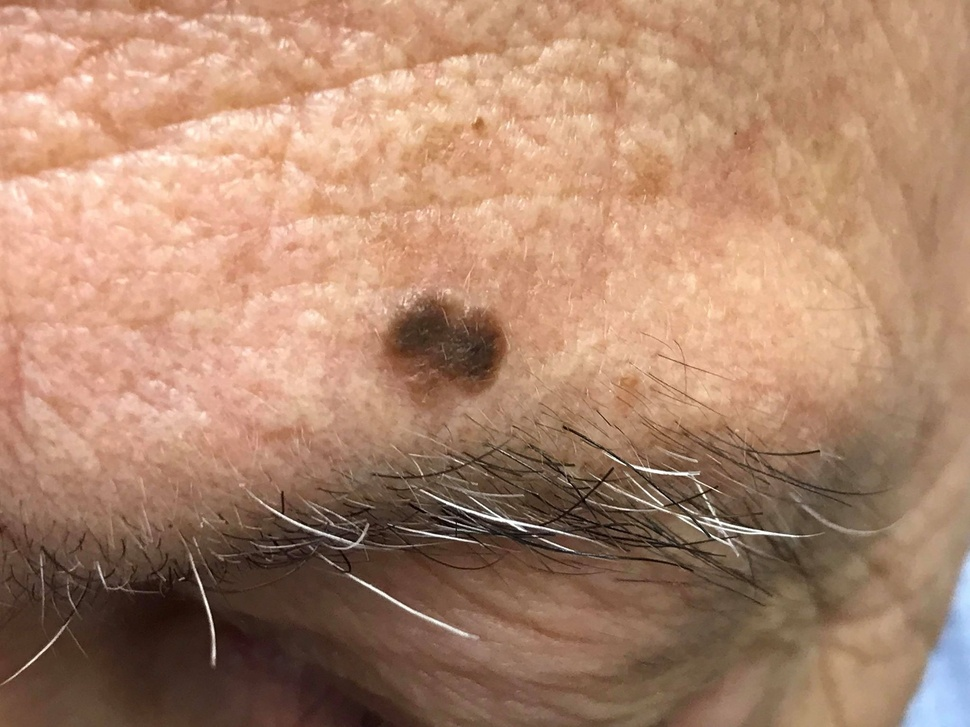
%> input picture Documents/MATLAB/Projet3/U6.jpg, 970 x 727 px, shrunk from 2048 x 1536 before the run
$ octave SegmentationEssai1.m   (GNU Octave 9; MATLAB toolbox functions it lacks are replaced by stand-ins)
%> lines starting %> are read from the running program, lines starting %| are printed output that depends on the picture; in (x1, y1, x2, y2) boxes, pixels count from 0 and x2, y2 are one past the last pixel; in counts of white or black regions, pixels touching at a corner belong together; the program's own positions count from 1
nevus01RGB = imread('U6.jpg');
%> nevus01RGB is the input picture: size 727x970x3 uint8; mean R, G, B 173.2, 133.6, 109


figure, imshow(nevus01RGB);

nevus01GRAY = rgb2gray(nevus01RGB);
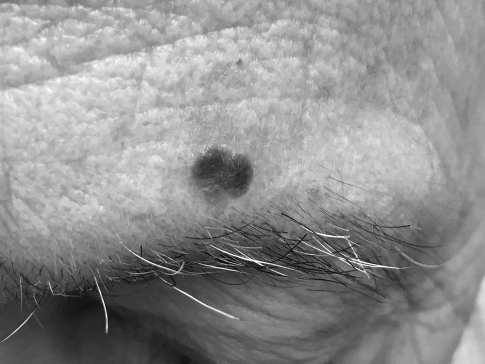
%> nevus01GRAY: size 727x970 uint8 (shown at 1/2 size); min 2, max 255, mean 142.7
%nevus01GRAYContrast = histeq(nevus01GRAY);
inverseGray = uint8(255)-nevus01GRAY;
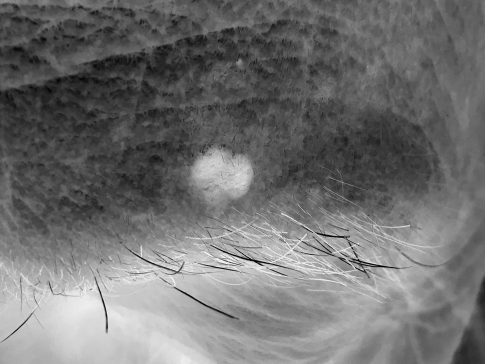
%> inverseGray: size 727x970 uint8 (shown at 1/2 size); min 0, max 253, mean 112.3


%nevus01BW = imbinarize(inverseGray);
nevus01BW = im2bw(inverseGray,0.58);
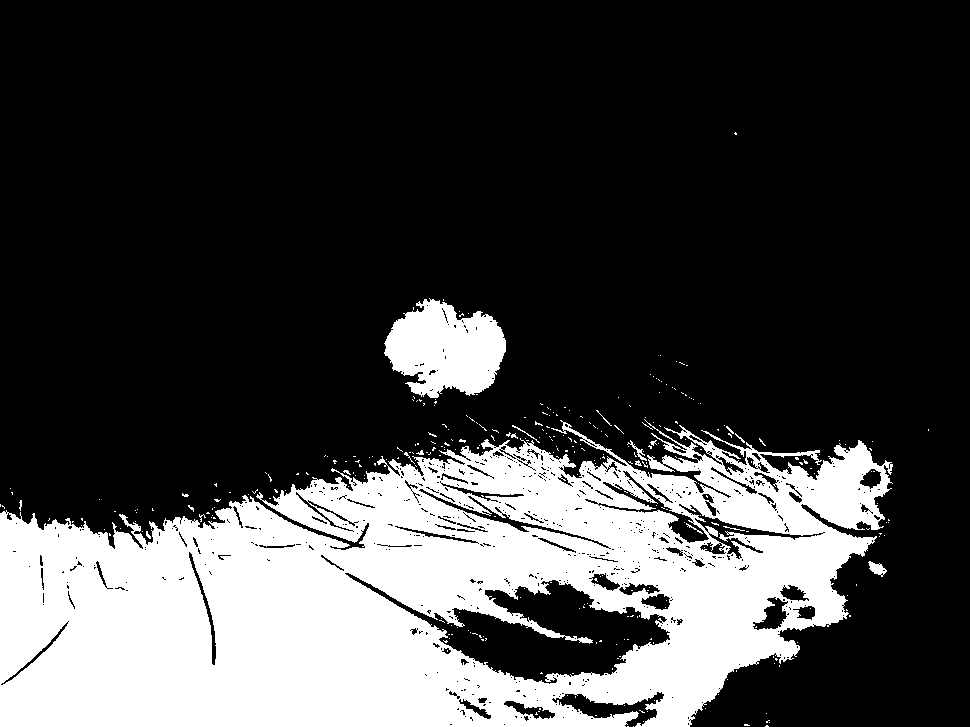
%> nevus01BW: size 727x970 logical; 25.9% white; 323 white regions (306 under 20 px), largest, box (x1, y1, x2, y2) and area: (0, 419, 893, 727) 173072, (384, 298, 506, 398) 8303, (868, 561, 887, 577) 156
figure, imshow(nevus01BW);

figure, imshow(inverseGray);

% remove all object containing fewer than 150 pixels
nevus01BW = bwareaopen(nevus01BW,150);
figure, imshow(nevus01BW);
% fill a gap in the pen's cap
se = strel('disk',2);
nevus01BW = imclose(nevus01BW,se);
%> nevus01BW: size 727x970 logical; 27.1% white; 3 white regions, box (x1, y1, x2, y2) and area: (0, 419, 893, 727) 182532, (384, 298, 506, 398) 8555, (868, 561, 887, 577) 165

figure,imshow(nevus01BW);


Bw_filled = imfill(nevus01BW,'holes');
%> Bw_filled: size 727x970 logical; 29.8% white; 3 white regions, box (x1, y1, x2, y2) and area: (0, 419, 893, 727) 201584, (384, 298, 506, 398) 8555, (868, 561, 887, 577) 165
figure,imshow(Bw_filled);
%%
% Finding boundaries:
[B,L] = bwboundaries(nevus01BW,'noholes');
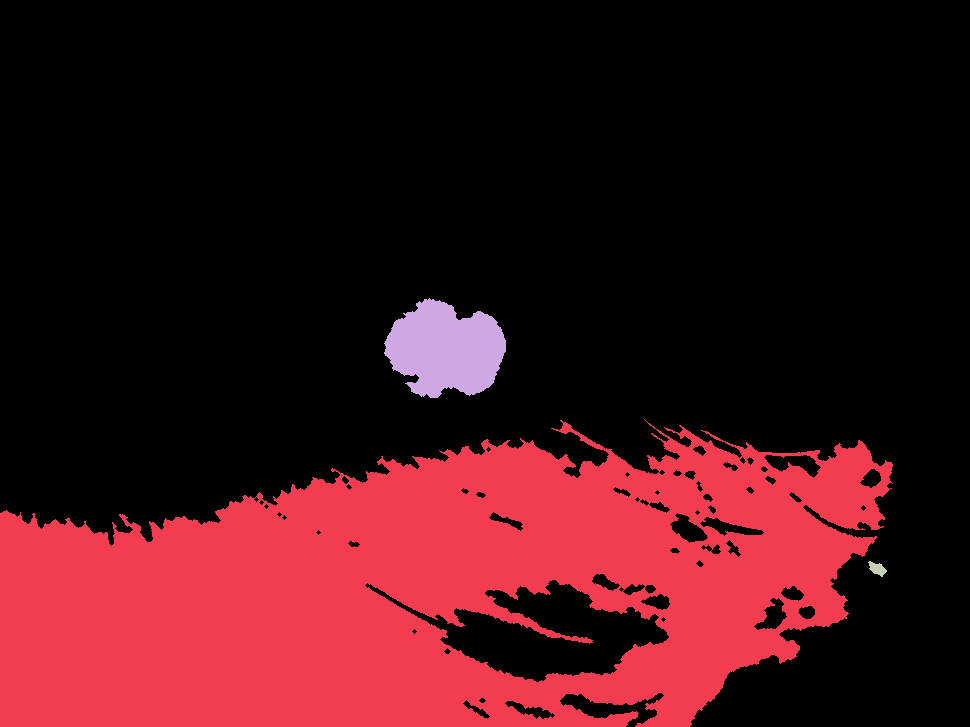
%> L: size 727x970 double; 4 distinct labels, from 0 to 3; one colour per label, 0 black
%> B = 3 boundaries; box (x1, y1, x2, y2) and points: (0, 419, 893, 727) 3550, (384, 298, 506, 398) 374, (868, 561, 887, 577) 45
figure,imshow(nevus01RGB);
% Display the label matrix and draw each boundary
figure,imshow(label2rgb(L, @jet, [.5 .5 .5]))
%> after `imshow(label2rgb(L, @jet, [.5 .5 .5]))`:
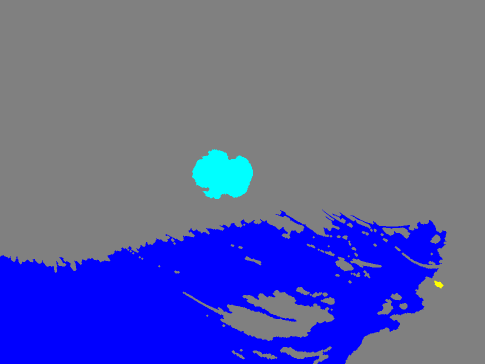
%> displayed picture: size 727x970x3, on the screen's scale of 0 to 255 (shown at 1/2 size); mean R, G, B 93.3, 96.4, 162.4
hold on
for k = 1:length(B)
  boundary = B{k};
  plot(boundary(:,2), boundary(:,1), 'w', 'LineWidth', 2)
end
%> this loop made 3 passes

%%
% Determining circularity index
stats = regionprops(L,'Area','Centroid');
%> stats = 3 regions; Area and Centroid: 182532 [422.5 592.6], 8555 [446.5 350], 165 [877.9 569.4]

threshold = 0.94;

% loop over the boundaries
for k = 1:length(B)

  % obtain (X,Y) boundary coordinates corresponding to label 'k'
  boundary = B{k};

  % compute a simple estimate of the object's perimeter
  delta_sq = diff(boundary).^2;
  perimeter = sum(sqrt(sum(delta_sq,2)));

  % obtain the area calculation corresponding to label 'k'
  area = stats(k).Area;
  area_string = sprintf('%2.2f',area);
  disp(area);

  % compute the roundness metric
  metric = 4*pi*area/perimeter^2;

  % display the results
  metric_string = sprintf('%2.2f',metric);
  disp(metric_string);

  % mark objects above the threshold with a black circle
  if metric > threshold
    centroid = stats(k).Centroid;
    plot(centroid(1),centroid(2),'ko');
  end

  text(boundary(1,2)-35,boundary(1,1)+13,metric_string,'Color','y',...
       'FontSize',14,'FontWeight','bold');

end
%> this loop made 3 passes
%> (perimeter, area, area_string, metric, metric_string) on passes 1 to 3: (4185.6, 182532, '182532.00', 0.131, '0.13'), (457.1, 8555, '8555.00', 0.515, '0.51'), (54.77, 165, '165.00', 0.691, '0.69')
%> (printed output is left out)

title(['Metrics closer to 1 indicate that ',...
       'the object is approximately round']);
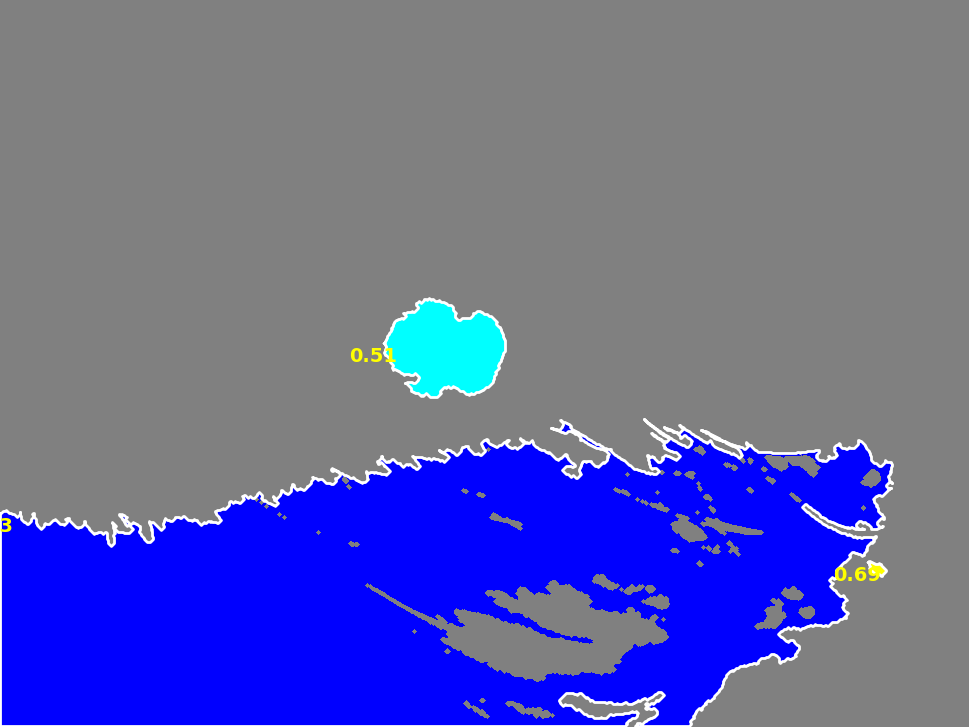
%> figure redrawn from the program's plot data; its title reads 'Metrics closer to 1 indicate that the object is approximately round'

$ run again, with Documents/MATLAB/Projet3/U1.jpg copied over Documents/MATLAB/Projet3/U6.jpg
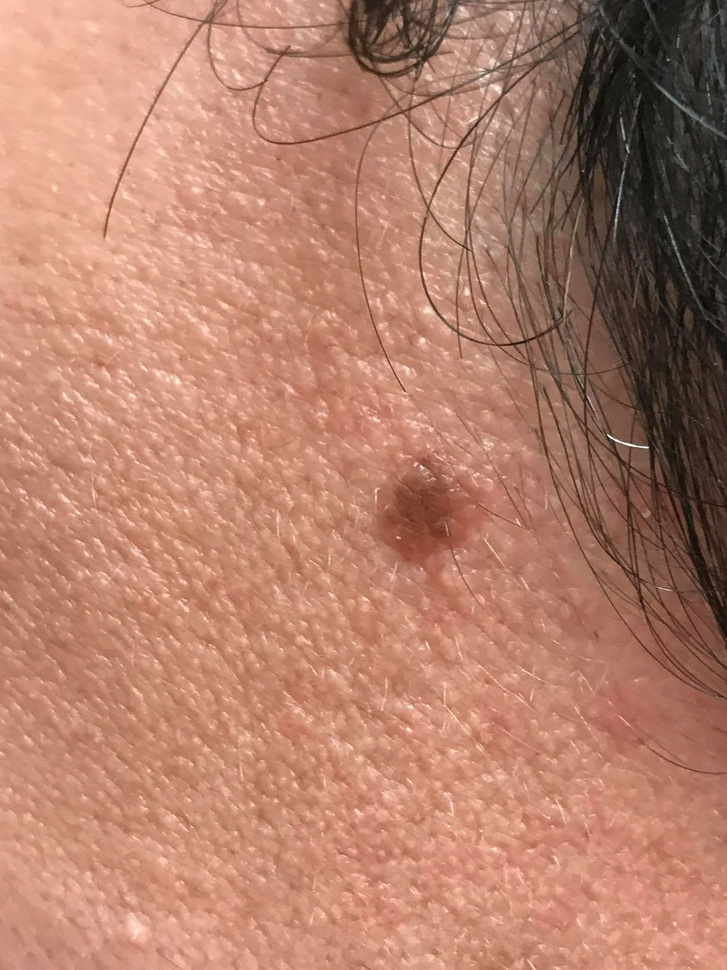
%> input picture Documents/MATLAB/Projet3/U1.jpg, 727 x 970 px, shrunk from 1536 x 2048 before the run
%> nevus01RGB is the input picture: size 970x727x3 uint8; mean R, G, B 180.6, 128, 107.6
%> Bw_filled: size 970x727 logical; 21.4% white; 4 white regions, box (x1, y1, x2, y2) and area: (419, 0, 727, 716) 137214, (227, 0, 479, 145) 8504, (381, 458, 463, 563) 4873, (492, 0, 539, 28) 169
%> `[B,L] = bwboundaries(nevus01BW,'noholes');`:
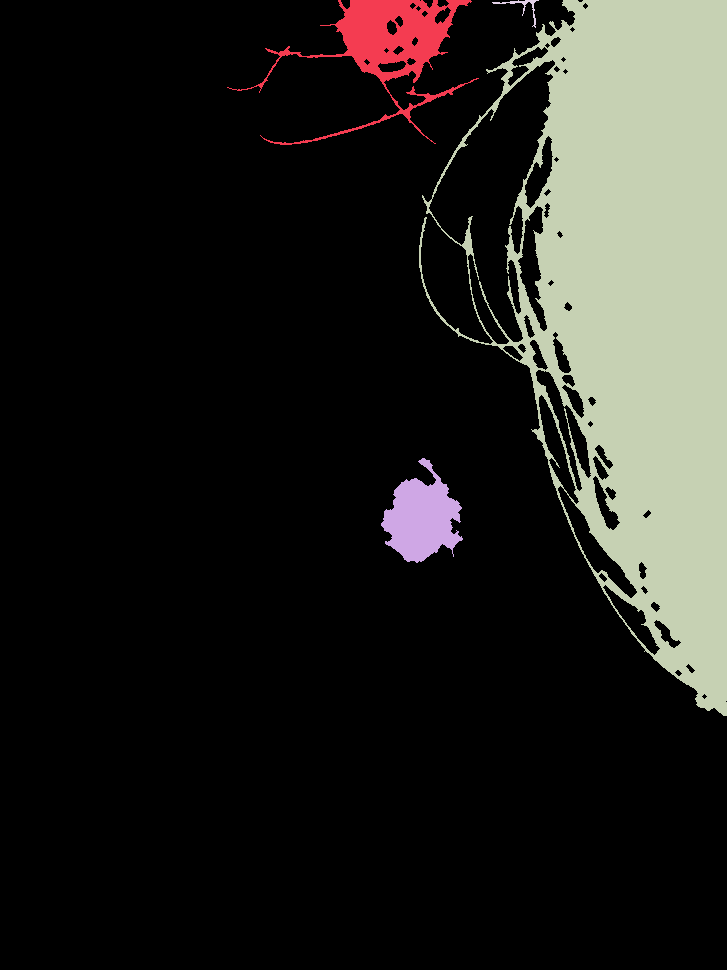
%> L: size 970x727 double; 5 distinct labels, from 0 to 4; one colour per label, 0 black
%> B = 4 boundaries; box (x1, y1, x2, y2) and points: (419, 0, 727, 716) 2122, (227, 0, 479, 145) 1378, (381, 458, 463, 563) 351, (492, 0, 539, 28) 161
%> the loop `for k = 1:length(B)` made 4 passes
%> stats = 4 regions; Area and Centroid: 109821 [640.2 302.3], 7781 [388.9 44.6], 4873 [422.4 518.9], 169 [523.1 7.2]
%> the loop `for k = 1:length(B)` made 4 passes
%> (perimeter, area, area_string, metric, metric_string) on passes 1 to 4: (1616, 7781, '7781.00', 0.0374, '0.04'), (439.5, 4873, '4873.00', 0.317, '0.32'), (2376.6, 109821, '109821.00', 0.244, '0.24'), (178.2, 169, '169.00', 0.0669, '0.07')
%> (printed output is left out)
%> `title(['Metrics closer to 1 indicate that ', 'the object is approximat..`:
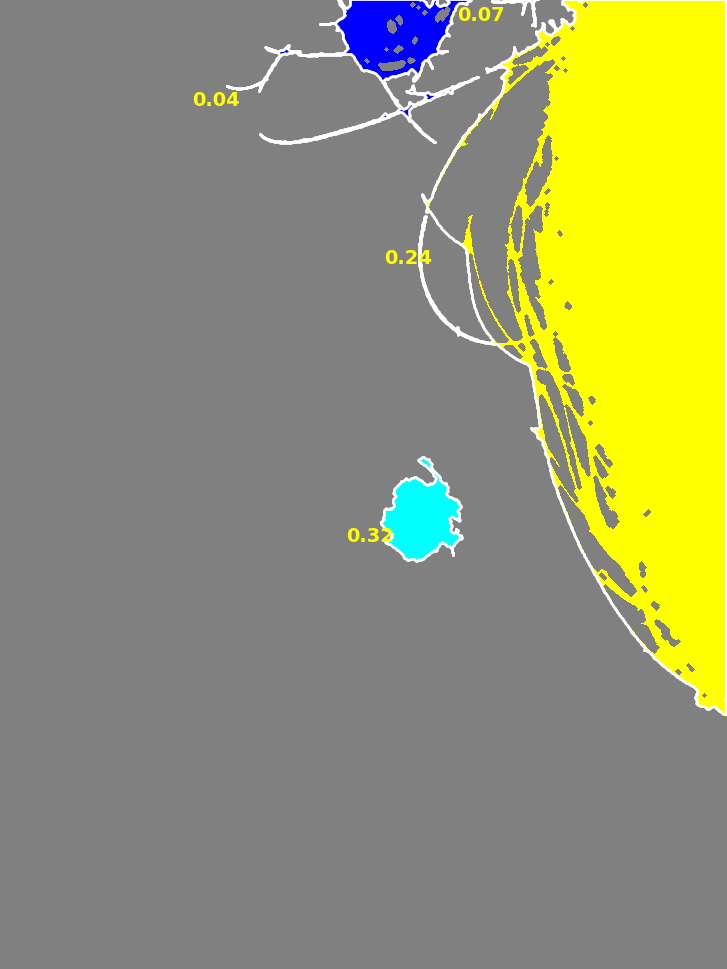
%> figure redrawn from the program's plot data; its title reads 'Metrics closer to 1 indicate that the object is approximately round'

$ run again, with Documents/MATLAB/Projet3/U2.jpg copied over Documents/MATLAB/Projet3/U6.jpg
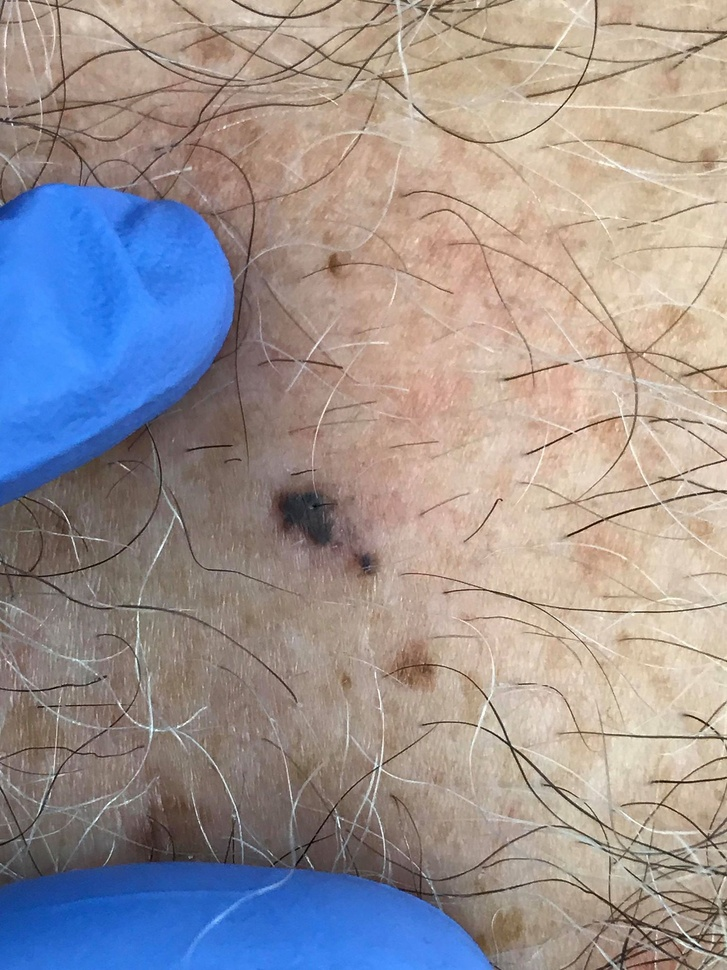
%> input picture Documents/MATLAB/Projet3/U2.jpg, 727 x 970 px, shrunk from 1536 x 2048 before the run
%> nevus01RGB is the input picture: size 970x727x3 uint8; mean R, G, B 155.3, 147.6, 148.9
%> Bw_filled: size 970x727 logical; 17.7% white; 21 white regions, largest, box (x1, y1, x2, y2) and area: (0, 694, 727, 970) 66715, (0, 138, 298, 703) 38731, (0, 0, 331, 227) 6840
%> `[B,L] = bwboundaries(nevus01BW,'noholes');`:
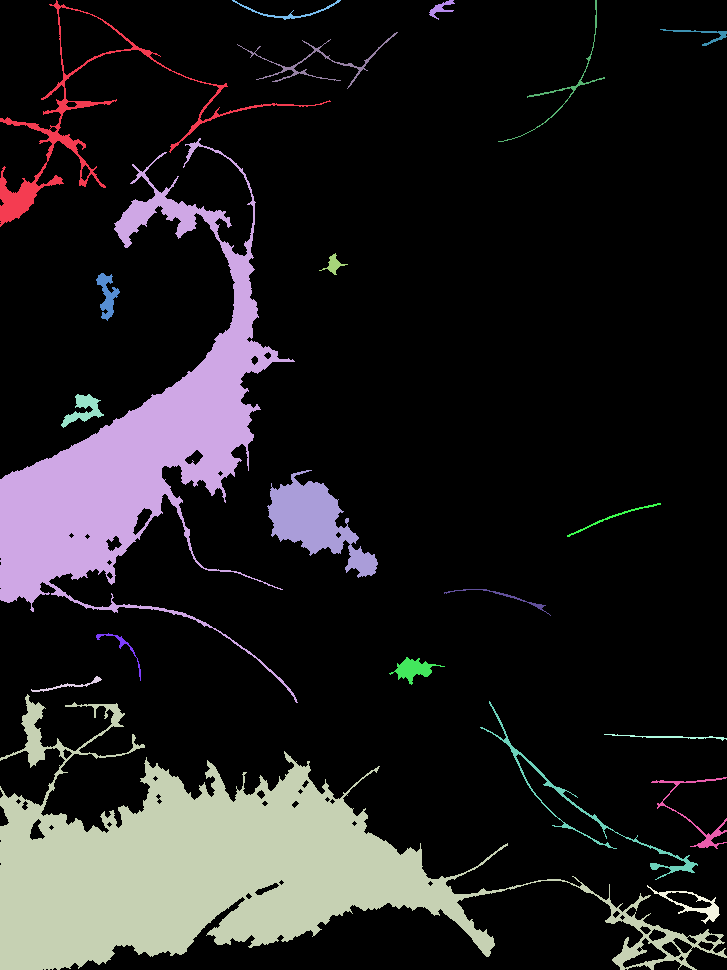
%> L: size 970x727 double; 22 distinct labels, from 0 to 21; one colour per label, 0 black
%> B = 21 boundaries; largest, box (x1, y1, x2, y2) and points: (0, 694, 727, 970) 3828, (0, 138, 298, 703) 3094, (0, 0, 331, 227) 1748, (480, 701, 698, 880) 968, (237, 32, 398, 89) 639
%> the loop `for k = 1:length(B)` made 21 passes
%> stats = 21 regions; largest, Area and Centroid: 64874 [213.2 871.2], 38087 [137 447.1], 5032 [315.7 522.9], 4035 [79.9 136.1], 1342 [589.8 811.5]
%> the loop `for k = 1:length(B)` made 21 passes
%> (perimeter, area, area_string, metric, metric_string) on passes 1 to 8: (2078, 4035, '4035.00', 0.0117, '0.01'), (3766.9, 38087, '38087.00', 0.0337, '0.03'), (4669.9, 64874, '64874.00', 0.0374, '0.04'), (162.7, 179, '179.00', 0.085, '0.08'), (186.5, 579, '579.00', 0.209, '0.21'), (179.4, 510, '510.00', 0.199, '0.20'), (174, 181, '181.00', 0.0751, '0.08'), (256.8, 255, '255.00', 0.0486, '0.05')
%> (printed output is left out)
%> `title(['Metrics closer to 1 indicate that ', 'the object is approximat..`:
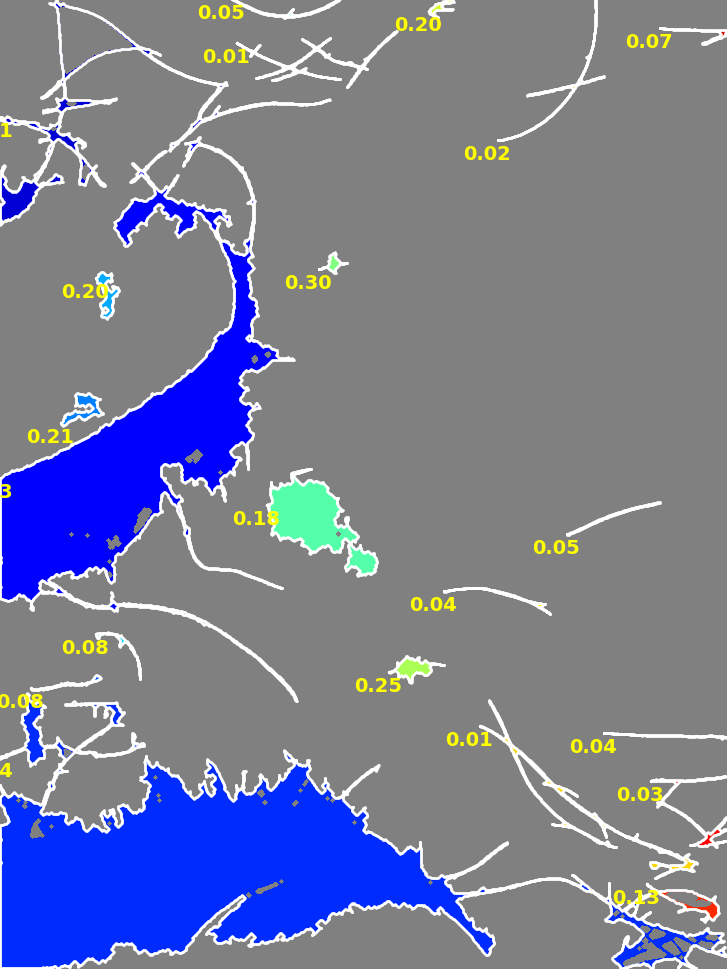
%> figure redrawn from the program's plot data; its title reads 'Metrics closer to 1 indicate that the object is approximately round'
